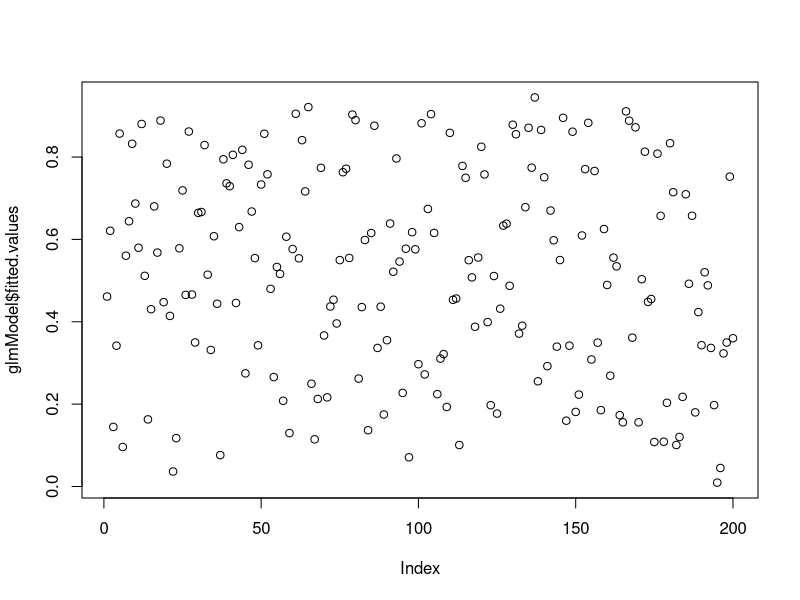
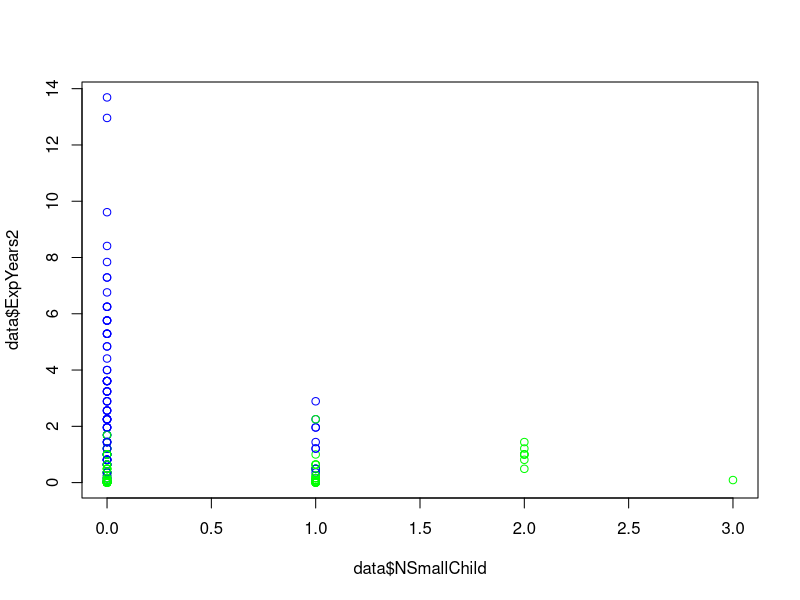

The R script that drew these images, in order:
# libraries
library("mvtnorm")

# data
data = read.table("WomenWork.dat", header=TRUE)

# a)
glmModel <- glm(Work ~ 0 + ., data = data, family = binomial)
head(glmModel)
plot(glmModel$fitted.values)
pred = glmModel$fitted.values > 0.5
plot(data$NSmallChild, data$ExpYears2, col=rgb(0,1-pred,pred))

# b)
# Approximate the posterior distribution of the 8-dim parameter vector Beta
# setup data
y = data[,1]
X = data[,-1]
names = names(X)
p = dim(X)[2]
X = as.matrix(X)

# setup prior
my = rep(0, p)
tau = 10
Sigma = tau^2*diag(p)

# log posterior of a logistic regression
LogPostLogistic = function(beta, y, X, my, Sigma) {
  p = length(beta)
  ypred = X %*% beta # make prediction
  
  # Logarithm of the likelihood seen on page 5 in lecture 6.
  log.likelihood = sum(ypred * y - log(1 + exp(ypred)))
  
  # If likelihood is very large or very small, the abs(log.likelihood) will be close to infinity. In those cases we set
  # log.likelihood to -20000
  if (abs(log.likelihood) == Inf) log.likelihood = -20000;
  
  # Logarithm of the prior
  log.prior <- dmvnorm(beta, matrix(0, p, 1), Sigma, log=TRUE);
  
  return(log.likelihood + log.prior)
}

# use optim to find max
beta.init = rep(0, p)
optim.res = optim(beta.init, LogPostLogistic, gr=NULL, y, X, my, Sigma, method="BFGS", control=list(fnscale=-1), hessian=TRUE)
beta.mode = optim.res$par #0.62672884 -0.01979113  0.18021897  0.16756670 -0.14459669 -0.08206561 -1.35913317 -0.02468351
beta.invhessian = -solve(optim.res$hessian)
#  2.266022568  3.338861e-03 -6.545121e-02 -1.179140e-02  0.0457807243 -3.029345e-02 -0.1887483542 -0.0980239285
#  0.003338861  2.528045e-04 -5.610225e-04 -3.125413e-05  0.0001414915 -3.588562e-05  0.0005066847 -0.0001444223
# -0.065451206 -5.610225e-04  6.218199e-03 -3.558209e-04  0.0018962893 -3.240448e-06 -0.0061345645  0.0017527317
# -0.011791404 -3.125413e-05 -3.558209e-04  4.351716e-03 -0.0142490853 -1.340888e-04 -0.0014689508  0.0005437105
#  0.045780724  1.414915e-04  1.896289e-03 -1.424909e-02  0.0555786706 -3.299398e-04  0.0032082535  0.0005120144
# -0.030293450 -3.588562e-05 -3.240448e-06 -1.340888e-04 -0.0003299398  7.184611e-04  0.0051841611  0.0010952903
# -0.188748354  5.066847e-04 -6.134564e-03 -1.468951e-03  0.0032082535  5.184161e-03  0.1512621814  0.0067688739
# -0.098023929 -1.444223e-04  1.752732e-03  5.437105e-04  0.0005120144  1.095290e-03  0.0067688739  0.0199722657

# simulate draws
nDraws = 10000
beta.draws = rmvnorm(n = nDraws, mean = beta.mode, sigma = beta.invhessian) # draws from posterior

# CI
beta.NSmallChild.CI = apply(X = beta.draws, MARGIN=2, FUN=function(x) quantile(x,c(0.025, 0.975), na.rm=T))[,7] #-2.1315425 -0.6067602

# c)

